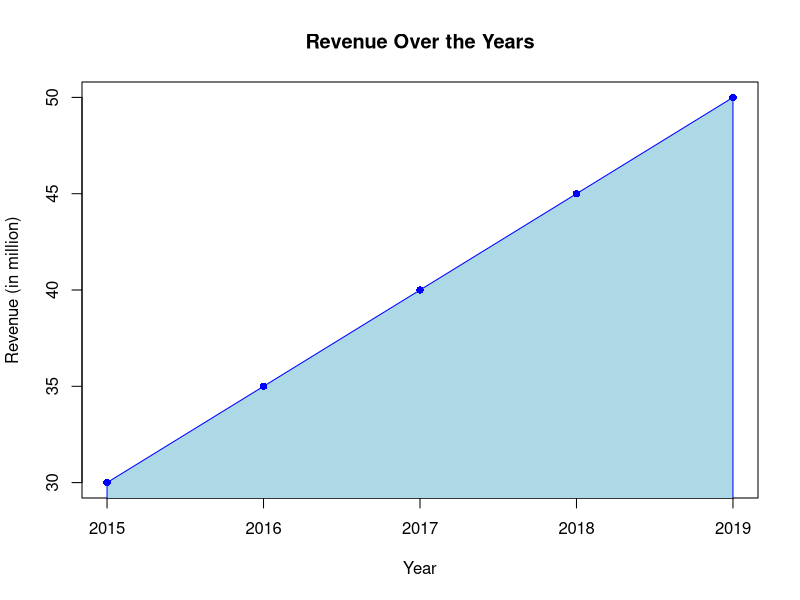

Source code (R):

year <- c(2015, 2016, 2017, 2018, 2019)
revenue <- c(30, 35, 40, 45, 50)

# Create the area plot
plot(year, revenue, type = "n", xlab = "Year", ylab = "Revenue (in million)", main = "Revenue Over the Years")
polygon(c(year, rev(year)), c(revenue, rep(0, length(revenue))), col = "lightblue", border = "blue")

# Add the points for clarity
points(year, revenue, pch = 16, col = "blue")